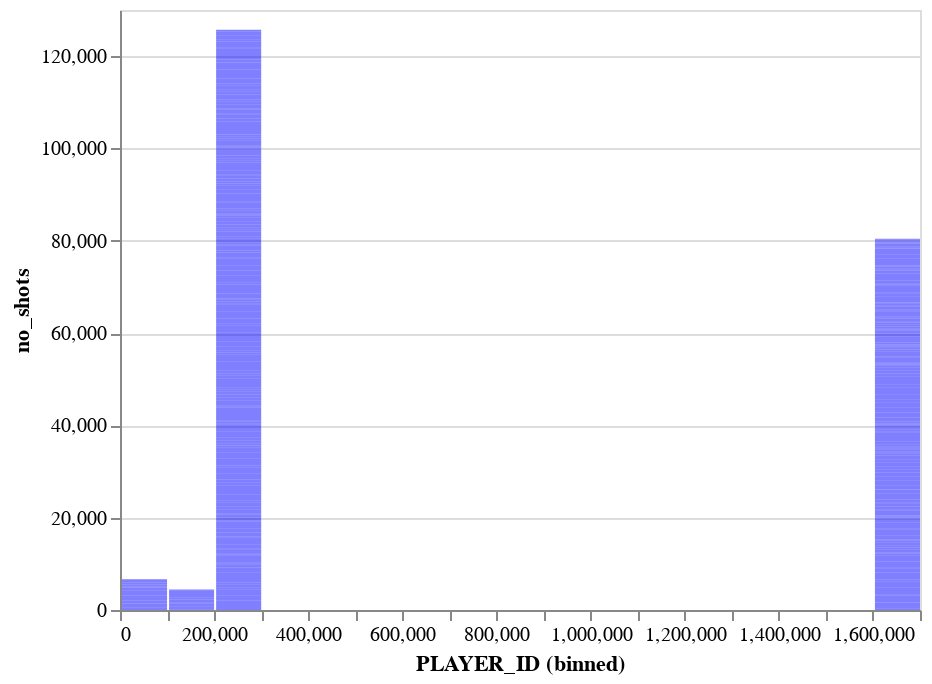

Notebook cell for this chart:
### Markdown cell above
## 1D Investigation of the Data

We are interested in figuring out how many shots most players make and answering questions such as: are there many players who made over 1000 shots?

### Create a Histogram

A histogram of player counts versus the number of shots made will help us visualize this underlying information. Intuitively, we would start with counting the number of shots each player attempted, and then create a histogram of shots attempted by these players. To create the **shot_counts** variable, first apply the `.groupby` method on a particular feature; then use `.size` function to compute the size of the subgroup; lastly use `.reset_index` method and give the new feature a proper name.

For the resulting histogram, label your x-axis `"Shot Counts"`, set the maximum number of bins to be 20, opacity to be 0.5, and color the bars blue. 

*Relevant links:* 

https://altair-viz.github.io/gallery/layered_histogram.html for setting maximum bins.

https://altair-viz.github.io/user_guide/customization.html for global and local customized configurations.


<!--
BEGIN QUESTION
name: q8
manual: true
points: 5
gradescope: show
-->
<!-- EXPORT TO PDF -->

### Code cell
shot_counts = allshots.groupby(["PLAYER_ID"]).size().reset_index(name="no_shots")
alt.Chart(shot_counts).mark_bar().encode(
      x= alt.X("PLAYER_ID", bin=alt.Bin(maxbins=20)),
      y= alt.Y("no_shots")
).configure_mark(
    opacity = 0.5,
    color = 'blue'
)

### Figure 1 — Vega-Lite specification as saved in the notebook (floating-point values rounded to 4 significant figures; data arrays with more than 128 entries replaced by an {"elided": "..."} marker saying what was removed)
{"config": {"view": {"continuousWidth": 400, "continuousHeight": 300}, "mark": {"color": "blue", "opacity": 0.5}}, "data": {"name": "data-91d74397b15f60bb3b1607197410e3b4"}, "mark": "bar", "encoding": {"x": {"type": "quantitative", "bin": {"maxbins": 20}, "field": "PLAYER_ID"}, "y": {"type": "quantitative", "field": "no_shots"}}, "$schema": "https://vega.github.io/schema/vega-lite/v4.8.1.json", "datasets": {"data-91d74397b15f60bb3b1607197410e3b4": {"elided": "485 records"}}}
